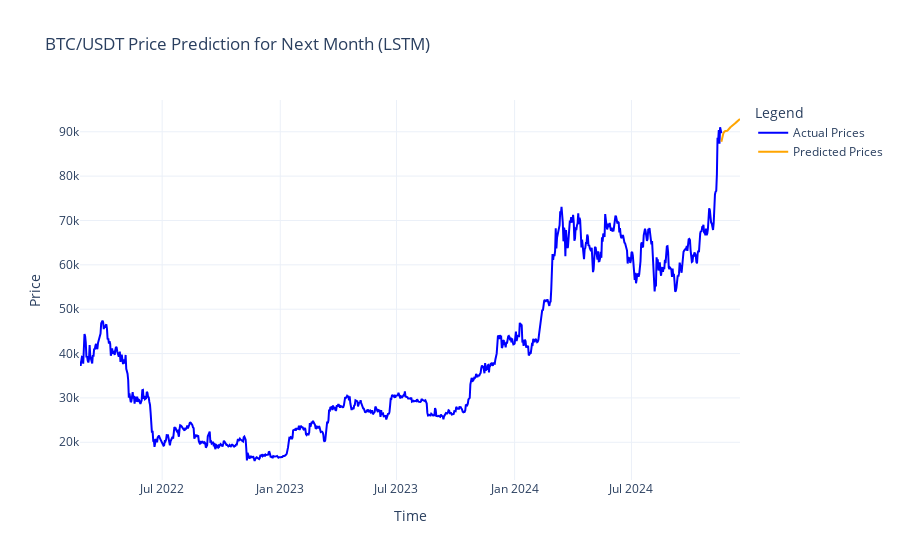

Notebook source saved alongside this figure:
### Code cell
lag = 10
X, y = create_lagged_features(btc_df['close'].values, lag)
X = X.reshape((X.shape[0], X.shape[1], 1))

model_cnn = Sequential()
model_cnn.add(Conv1D(filters=116, kernel_size=7, activation='relu',
                     input_shape=(10, 1)))
model_cnn.add(MaxPooling1D(pool_size=2))
model_cnn.add(Flatten())
model_cnn.add(Dense(50, activation='relu'))
model_cnn.add(Dense(1))
model_cnn.compile(loss='mse', optimizer='adam')
model.fit(X, y, epochs=50, batch_size=32, verbose=1)

forecast_steps = 30
forecast_input = btc_df['close'].values[-lag:]
forecast_input = forecast_input.reshape((1, lag, 1))

predictions = []
for _ in range(forecast_steps):
    pred = model.predict(forecast_input)
    predictions.append(pred[0, 0])
    forecast_input = np.roll(forecast_input, -1, axis=1)
    forecast_input[0, -1, 0] = pred

start_time = btc_df.index[-1]
pred_index = [ str(ele) for ele in pd.date_range(start=start_time, periods=forecast_steps, freq='D') ]

fig = go.Figure()

fig.add_trace(go.Scatter(
    x=btc_df.index,
    y=btc_df['close'],
    mode='lines',
    name='Actual Prices',
    line=dict(color='blue')
))

fig.add_trace(go.Scatter(
    x=pred_index,
    y=predictions,
    mode='lines',
    name='Predicted Prices',
    line=dict(color='orange')
))

fig.update_layout(
    title='BTC/USDT Price Prediction for Next Month (LSTM)',
    xaxis_title='Time',
    yaxis_title='Price',
    legend=dict(title='Legend'),
    template='plotly_white'
)

fig.show()

### Figure 1 — Plotly figure (JSON) as saved in the notebook; plotly's stock layout.template omitted (floating-point values rounded to 4 significant figures; data arrays with more than 128 entries replaced by an {"elided": "..."} marker saying what was removed)
{"data": [{"line": {"color": "blue"}, "mode": "lines", "name": "Actual Prices", "type": "scatter", "x": {"elided": "1000 str values"}, "y": {"elided": "1000 float values"}}, {"line": {"color": "orange"}, "mode": "lines", "name": "Predicted Prices", "type": "scatter", "x": ["2024-11-18 01:59:59.999000", "2024-11-19 01:59:59.999000", "2024-11-20 01:59:59.999000", "2024-11-21 01:59:59.999000", "2024-11-22 01:59:59.999000", "2024-11-23 01:59:59.999000", "2024-11-24 01:59:59.999000", "2024-11-25 01:59:59.999000", "2024-11-26 01:59:59.999000", "2024-11-27 01:59:59.999000", "2024-11-28 01:59:59.999000", "2024-11-29 01:59:59.999000", "2024-11-30 01:59:59.999000", "2024-12-01 01:59:59.999000", "2024-12-02 01:59:59.999000", "2024-12-03 01:59:59.999000", "2024-12-04 01:59:59.999000", "2024-12-05 01:59:59.999000", "2024-12-06 01:59:59.999000", "2024-12-07 01:59:59.999000", "2024-12-08 01:59:59.999000", "2024-12-09 01:59:59.999000", "2024-12-10 01:59:59.999000", "2024-12-11 01:59:59.999000", "2024-12-12 01:59:59.999000", "2024-12-13 01:59:59.999000", "2024-12-14 01:59:59.999000", "2024-12-15 01:59:59.999000", "2024-12-16 01:59:59.999000", "2024-12-17 01:59:59.999000"], "y": [87730.0, 88520.0, 89260.0, 89580.0, 89900.0, 90150.0, 90180.0, 90170.0, 90130.0, 90210.0, 90340.0, 90560.0, 90750.0, 90890.0, 91020.0, 91120.0, 91220.0, 91320.0, 91450.0, 91590.0, 91730.0, 91860.0, 91990.0, 92110.0, 92240.0, 92360.0, 92490.0, 92620.0, 92750.0, 92880.0]}], "layout": {"legend": {"title": {"text": "Legend"}}, "title": {"text": "BTC/USDT Price Prediction for Next Month (LSTM)"}, "xaxis": {"title": {"text": "Time"}}, "yaxis": {"title": {"text": "Price"}}}}
